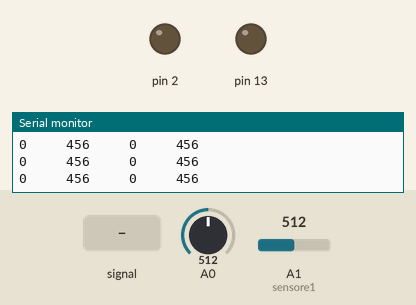
The sketch below on a simulated Arduino Uno, built with avr-gcc and run on an emulated ATmega328P. On the bench: output pins drawn as LEDs (lit = HIGH), the last lines printed to the serial monitor. The inputs (shaded band) are chosen by the test bench; at power-on: A0 = 512, A1 (sensore1) = 512.

Above: at 2.2 s.
2.3 s: A0 fed a 2 Hz sine of ±306 counts around its level
At 3.7 s:
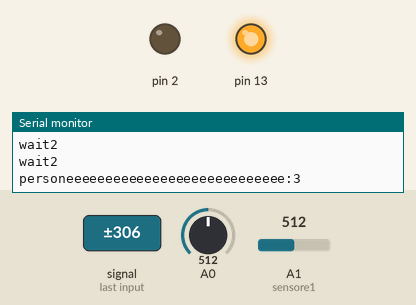
Timing chart, 0 to 5.3 s (numbered marks = the images above; inputs shaded):
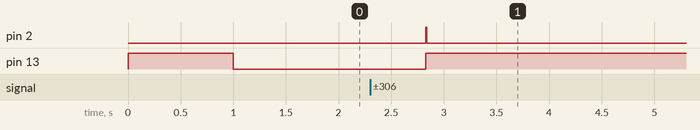

Measured:
- after the input at 2.3 s, pin 2: LOW → HIGH after 0.53 s, → LOW 0.01 s later; pin 13: LOW → HIGH after 0.53 s

The sketch:

prova_barriera_ir_03__copia_.ino
```cpp
//prova usando 2 sensori ir GP2Y0A02YK0F sharp da 20 a 150 cm ...


//there are 4 states : 00,01,11,10


int currentSystemState=0;


int sensor1Avarage=0;
int sensor2Avarage=0;

int sensor1Derivate=0;
int sensor2Derivate=0;
int count=0;


int sensore1 = 1;    //sensore esterno alla camera
int sensore2 = 0;    //sensore interno alla camera
int threshold=120;
int wait_for_other_ir_to_be_oscured=100;
int delay_between_readings=25; //micro sec
int delay_between_old_and_new_read=2;


boolean t1=0;
boolean t2=0;
int i=0;


int sensor1Value = 0;        // value read from the pot     16.02
int sensor2Value = 0;        // value read from the pot     16.02
int sensor1ValueOld = 0;
int sensor2ValueOld = 0;
int persone_presenti=0;
int persone_presenti_old=-1;


void setup() {
  // initialize serial communications at 9600 bps:
  pinMode(13, OUTPUT);
  pinMode(2, OUTPUT);
  Serial.begin(115200);
  digitalWrite(13,1);
  delay(1000);
  Serial.print(persone_presenti);
  digitalWrite(13,0);

}


int average_read(int analog_pin){
 // delayMicroseconds(delay_between_readings);
  int sensor_read=0;
  int j=0;
  int readings[31];
  int currentRead=0;
  int bound=100;
  int previous_values=0;
  int k=0;
  analogRead(analog_pin);
  while (j<30){
    delayMicroseconds(delay_between_readings);
    currentRead=analogRead(analog_pin);
    if (currentRead< 20){
   //   Serial.println("                      value deletedddd");
      continue;
    }
    readings[j]=currentRead;


    if (j>4){
      previous_values=(readings[j-1]+readings[j-2]+readings[j-3]+readings[j-4])/4;
      if ( ( currentRead< (previous_values+bound  ) ) &&( currentRead> (previous_values-bound  ) )){  //to filter noise
        sensor_read=sensor_read+currentRead;
        j=j+1;
      }
      else{
        Serial.println("                      value scartedddddddd:");
        k=k+1;

        if (k<1){
          continue;
        }

        sensor_read=sensor_read+currentRead;
        k=0;
        j=j+1;


      }

    }
    else{
      j=j+1;
    }


  }
  sensor_read=sensor_read/j;

  return(sensor_read);


}


void getDerivate(){


  count=0;
  int sensor1Array[16];
  int sensor2Array[16];
  int r1=0;
  int r2=0;
  while (count<15){
    r1=average_read(sensore1);
    r2=average_read(sensore2);
    sensor1Array[count]=r1;
    sensor2Array[count]=r2;

    sensor1Avarage=sensor1Avarage+r2;
    sensor2Avarage=sensor2Avarage+r2;
//    delay(delay_between_old_and_new_read);
    count=count+1;

  }

  sensor1Avarage=sensor1Avarage/count;
  sensor1Value=average_read(sensore1);

  sensor2Avarage=sensor2Avarage/count;
  sensor2Value=average_read(sensore2);


  sensor1Derivate=0;
  sensor2Derivate=0;
  count=0;
  while (count<14){
    sensor1Derivate=sensor1Derivate+sensor1Array[count+1]-sensor1Array[count];
    sensor2Derivate=sensor2Derivate+sensor2Array[count+1]-sensor2Array[count];

    //sensor1Avarage=sensor1Avarage+average_read(sensore1);
    //sensor2Avarage=sensor2Avarage+average_read(sensore2);
//    delay(delay_between_old_and_new_read);
    count=count+1;

  }


}


void loop() {


restart:

  // read the analog in value:

  getDerivate();

  Serial.print( sensor1Derivate);
  Serial.print( "     ");
  Serial.print( sensor1Avarage);
  Serial.print( "     ");
  Serial.print(  sensor2Derivate);
  Serial.print( "     ");
  Serial.println(sensor2Avarage);


//     delay(50);

  /*
   Serial.print(  "sensor1ValueOld : ");
   Serial.print(  sensor1ValueOld);

   Serial.print(  "sensor2ValueOld : ");
   Serial.print(  sensor2ValueOld);

 */

 /*  Serial.println(  "sensor1Value : ");
   Serial.print(  sensor1Value);
  Serial.print( "     ");
 //  Serial.println(  "sensor2Value : ");
   Serial.println(  sensor2Value);

 */
  // wait 10 milliseconds before the next loop
  // for the analog-to-digital converter to settle
  // after the last reading:


  if (sensor2Value >(sensor2Avarage+threshold)  ){
         Serial.println("if sensor2Value");
       sensor1ValueOld=sensor1Value;
       int k=0;

      while (k<wait_for_other_ir_to_be_oscured){
        k=k+1;
        sensor1Value= average_read(sensore1);
        if (sensor1Value >(sensor1Avarage+threshold)  ){
          k=600;

         if (persone_presenti>0) {
           persone_presenti=persone_presenti-1;

           Serial.print("personeeeeeeeeeeeeeeeeeeeeeeeeeeee:");
           Serial.println(persone_presenti);
           delay(300);
         }


         if ((persone_presenti<1 )&&(persone_presenti_old>0) ){  //if now there is no person in the room
           digitalWrite(13,0);
           digitalWrite(2,1);
           delay(10);
           digitalWrite(2,0);

         }


         persone_presenti_old=persone_presenti;

         goto restart;


       }
       else{
         Serial.println("wait1");
       //  Serial.println(k);
       }

    }
  }


  sensor1Value= analogRead(sensore1);


  if (sensor1Value >(sensor1Avarage+threshold)  ){
    Serial.println("if sensor1Value1");
    sensor2ValueOld=sensor2Value;
    int k=0;
    while (k<wait_for_other_ir_to_be_oscured){
      k=k+1;

      sensor2Value= average_read(sensore2);


      if (sensor2Value >(sensor2Avarage+threshold)  ){

        persone_presenti=persone_presenti+1;
        Serial.print("personeeeeeeeeeeeeeeeeeeeeeeeeeeee:");
        Serial.println(persone_presenti);
        delay(300);
        i=600;

        if ((persone_presenti>0 )&&(persone_presenti_old<1 )){
          digitalWrite(13,1);
          digitalWrite(2,1);
          delay(10);
          digitalWrite(2,0);
        }


        persone_presenti_old=persone_presenti;

        goto restart;


        }

        else{
          Serial.println("wait2");
         // Serial.println(k);

    }


    }


   }


}
```
